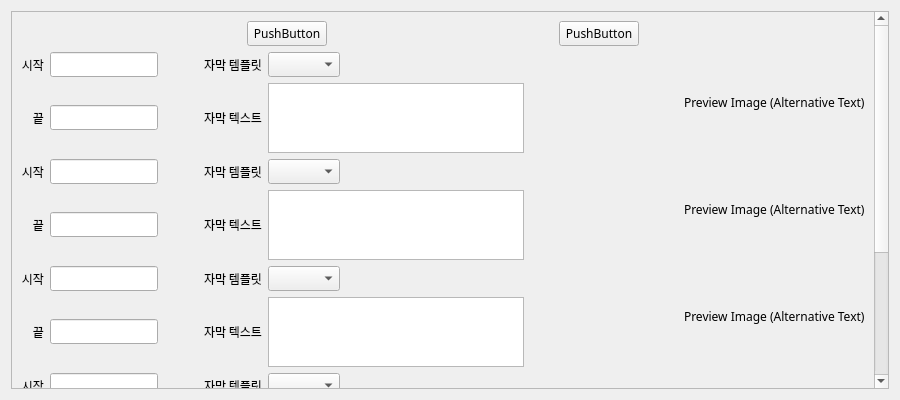
<?xml version="1.0" encoding="UTF-8"?>
<ui version="4.0">
 <class>Form</class>
 <widget class="QWidget" name="Form">
  <property name="geometry">
   <rect>
    <x>0</x>
    <y>0</y>
    <width>900</width>
    <height>400</height>
   </rect>
  </property>
  <property name="font">
   <font>
    <family>Apple SD Gothic Neo</family>
   </font>
  </property>
  <property name="windowTitle">
   <string>Form</string>
  </property>
  <layout class="QVBoxLayout" name="verticalLayout_3">
   <item>
    <widget class="QScrollArea" name="scrollArea">
     <property name="widgetResizable">
      <bool>true</bool>
     </property>
     <widget class="QWidget" name="scrollAreaWidgetContents">
      <property name="geometry">
       <rect>
        <x>0</x>
        <y>0</y>
        <width>874</width>
        <height>711</height>
       </rect>
      </property>
      <layout class="QVBoxLayout" name="verticalLayout">
       <item>
        <layout class="QHBoxLayout" name="horizontalLayout_10">
         <item>
          <spacer name="horizontalSpacer_8">
           <property name="orientation">
            <enum>Qt::Horizontal</enum>
           </property>
           <property name="sizeHint" stdset="0">
            <size>
             <width>40</width>
             <height>20</height>
            </size>
           </property>
          </spacer>
         </item>
         <item>
          <widget class="QPushButton" name="pushButton">
           <property name="text">
            <string>PushButton</string>
           </property>
          </widget>
         </item>
         <item>
          <spacer name="horizontalSpacer_9">
           <property name="orientation">
            <enum>Qt::Horizontal</enum>
           </property>
           <property name="sizeHint" stdset="0">
            <size>
             <width>40</width>
             <height>20</height>
            </size>
           </property>
          </spacer>
         </item>
         <item>
          <widget class="QPushButton" name="pushButton_2">
           <property name="text">
            <string>PushButton</string>
           </property>
          </widget>
         </item>
         <item>
          <spacer name="horizontalSpacer_10">
           <property name="orientation">
            <enum>Qt::Horizontal</enum>
           </property>
           <property name="sizeHint" stdset="0">
            <size>
             <width>40</width>
             <height>20</height>
            </size>
           </property>
          </spacer>
         </item>
        </layout>
       </item>
       <item>
        <layout class="QHBoxLayout" name="horizontalLayout_34">
         <item>
          <layout class="QGridLayout" name="gridLayout_8">
           <item row="2" column="1">
            <layout class="QHBoxLayout" name="horizontalLayout_35">
             <item>
              <widget class="QLabel" name="label_34">
               <property name="font">
                <font>
                 <family>Apple SD Gothic Neo</family>
                </font>
               </property>
               <property name="text">
                <string>끝</string>
               </property>
               <property name="alignment">
                <set>Qt::AlignRight|Qt::AlignTrailing|Qt::AlignVCenter</set>
               </property>
              </widget>
             </item>
            </layout>
           </item>
           <item row="2" column="5">
            <layout class="QHBoxLayout" name="horizontalLayout_36">
             <item>
              <widget class="QPlainTextEdit" name="titleText_8"/>
             </item>
            </layout>
           </item>
           <item row="1" column="1">
            <layout class="QHBoxLayout" name="horizontalLayout_37">
             <item>
              <widget class="QLabel" name="label_35">
               <property name="font">
                <font>
                 <family>Apple SD Gothic Neo</family>
                </font>
               </property>
               <property name="text">
                <string>시작</string>
               </property>
               <property name="alignment">
                <set>Qt::AlignRight|Qt::AlignTrailing|Qt::AlignVCenter</set>
               </property>
              </widget>
             </item>
            </layout>
           </item>
           <item row="1" column="5">
            <layout class="QHBoxLayout" name="horizontalLayout_38">
             <item>
              <widget class="QComboBox" name="templateSelector_8"/>
             </item>
             <item>
              <spacer name="horizontalSpacer_27">
               <property name="orientation">
                <enum>Qt::Horizontal</enum>
               </property>
               <property name="sizeHint" stdset="0">
                <size>
                 <width>40</width>
                 <height>20</height>
                </size>
               </property>
              </spacer>
             </item>
            </layout>
           </item>
           <item row="1" column="4">
            <widget class="QLabel" name="label_36">
             <property name="font">
              <font>
               <family>Apple SD Gothic Neo</family>
              </font>
             </property>
             <property name="text">
              <string>자막 템플릿</string>
             </property>
             <property name="alignment">
              <set>Qt::AlignCenter</set>
             </property>
            </widget>
           </item>
           <item row="2" column="4">
            <widget class="QLabel" name="label_37">
             <property name="font">
              <font>
               <family>Apple SD Gothic Neo</family>
              </font>
             </property>
             <property name="text">
              <string>자막 텍스트</string>
             </property>
             <property name="alignment">
              <set>Qt::AlignCenter</set>
             </property>
            </widget>
           </item>
           <item row="1" column="2">
            <widget class="QLineEdit" name="startTimeText_8"/>
           </item>
           <item row="2" column="2">
            <widget class="QLineEdit" name="endTimeText_8"/>
           </item>
           <item row="1" column="3">
            <spacer name="horizontalSpacer_28">
             <property name="orientation">
              <enum>Qt::Horizontal</enum>
             </property>
             <property name="sizeHint" stdset="0">
              <size>
               <width>40</width>
               <height>20</height>
              </size>
             </property>
            </spacer>
           </item>
           <item row="2" column="3">
            <spacer name="horizontalSpacer_29">
             <property name="orientation">
              <enum>Qt::Horizontal</enum>
             </property>
             <property name="sizeHint" stdset="0">
              <size>
               <width>40</width>
               <height>20</height>
              </size>
             </property>
            </spacer>
           </item>
          </layout>
         </item>
         <item>
          <spacer name="horizontalSpacer_30">
           <property name="orientation">
            <enum>Qt::Horizontal</enum>
           </property>
           <property name="sizeHint" stdset="0">
            <size>
             <width>40</width>
             <height>20</height>
            </size>
           </property>
          </spacer>
         </item>
         <item>
          <widget class="QLabel" name="label_38">
           <property name="text">
            <string>Preview Image (Alternative Text)</string>
           </property>
          </widget>
         </item>
        </layout>
       </item>
       <item>
        <layout class="QHBoxLayout" name="horizontalLayout">
         <item>
          <layout class="QGridLayout" name="gridLayout">
           <item row="2" column="1">
            <layout class="QHBoxLayout" name="horizontalLayout_2">
             <item>
              <widget class="QLabel" name="label_3">
               <property name="font">
                <font>
                 <family>Apple SD Gothic Neo</family>
                </font>
               </property>
               <property name="text">
                <string>끝</string>
               </property>
               <property name="alignment">
                <set>Qt::AlignRight|Qt::AlignTrailing|Qt::AlignVCenter</set>
               </property>
              </widget>
             </item>
            </layout>
           </item>
           <item row="2" column="5">
            <layout class="QHBoxLayout" name="horizontalLayout_4">
             <item>
              <widget class="QPlainTextEdit" name="titleText"/>
             </item>
            </layout>
           </item>
           <item row="1" column="1">
            <layout class="QHBoxLayout" name="horizontalLayout_3">
             <item>
              <widget class="QLabel" name="label_2">
               <property name="font">
                <font>
                 <family>Apple SD Gothic Neo</family>
                </font>
               </property>
               <property name="text">
                <string>시작</string>
               </property>
               <property name="alignment">
                <set>Qt::AlignRight|Qt::AlignTrailing|Qt::AlignVCenter</set>
               </property>
              </widget>
             </item>
            </layout>
           </item>
           <item row="1" column="5">
            <layout class="QHBoxLayout" name="horizontalLayout_6">
             <item>
              <widget class="QComboBox" name="templateSelector"/>
             </item>
             <item>
              <spacer name="horizontalSpacer">
               <property name="orientation">
                <enum>Qt::Horizontal</enum>
               </property>
               <property name="sizeHint" stdset="0">
                <size>
                 <width>40</width>
                 <height>20</height>
                </size>
               </property>
              </spacer>
             </item>
            </layout>
           </item>
           <item row="1" column="4">
            <widget class="QLabel" name="label_5">
             <property name="font">
              <font>
               <family>Apple SD Gothic Neo</family>
              </font>
             </property>
             <property name="text">
              <string>자막 템플릿</string>
             </property>
             <property name="alignment">
              <set>Qt::AlignCenter</set>
             </property>
            </widget>
           </item>
           <item row="2" column="4">
            <widget class="QLabel" name="label_4">
             <property name="font">
              <font>
               <family>Apple SD Gothic Neo</family>
              </font>
             </property>
             <property name="text">
              <string>자막 텍스트</string>
             </property>
             <property name="alignment">
              <set>Qt::AlignCenter</set>
             </property>
            </widget>
           </item>
           <item row="1" column="2">
            <widget class="QLineEdit" name="startTimeText"/>
           </item>
           <item row="2" column="2">
            <widget class="QLineEdit" name="endTimeText"/>
           </item>
           <item row="1" column="3">
            <spacer name="horizontalSpacer_2">
             <property name="orientation">
              <enum>Qt::Horizontal</enum>
             </property>
             <property name="sizeHint" stdset="0">
              <size>
               <width>40</width>
               <height>20</height>
              </size>
             </property>
            </spacer>
           </item>
           <item row="2" column="3">
            <spacer name="horizontalSpacer_3">
             <property name="orientation">
              <enum>Qt::Horizontal</enum>
             </property>
             <property name="sizeHint" stdset="0">
              <size>
               <width>40</width>
               <height>20</height>
              </size>
             </property>
            </spacer>
           </item>
          </layout>
         </item>
         <item>
          <spacer name="horizontalSpacer_4">
           <property name="orientation">
            <enum>Qt::Horizontal</enum>
           </property>
           <property name="sizeHint" stdset="0">
            <size>
             <width>40</width>
             <height>20</height>
            </size>
           </property>
          </spacer>
         </item>
         <item>
          <widget class="QLabel" name="label">
           <property name="text">
            <string>Preview Image (Alternative Text)</string>
           </property>
          </widget>
         </item>
        </layout>
       </item>
       <item>
        <layout class="QHBoxLayout" name="horizontalLayout_14">
         <item>
          <layout class="QGridLayout" name="gridLayout_4">
           <item row="2" column="1">
            <layout class="QHBoxLayout" name="horizontalLayout_15">
             <item>
              <widget class="QLabel" name="label_14">
               <property name="font">
                <font>
                 <family>Apple SD Gothic Neo</family>
                </font>
               </property>
               <property name="text">
                <string>끝</string>
               </property>
               <property name="alignment">
                <set>Qt::AlignRight|Qt::AlignTrailing|Qt::AlignVCenter</set>
               </property>
              </widget>
             </item>
            </layout>
           </item>
           <item row="2" column="5">
            <layout class="QHBoxLayout" name="horizontalLayout_16">
             <item>
              <widget class="QPlainTextEdit" name="titleText_4"/>
             </item>
            </layout>
           </item>
           <item row="1" column="1">
            <layout class="QHBoxLayout" name="horizontalLayout_17">
             <item>
              <widget class="QLabel" name="label_15">
               <property name="font">
                <font>
                 <family>Apple SD Gothic Neo</family>
                </font>
               </property>
               <property name="text">
                <string>시작</string>
               </property>
               <property name="alignment">
                <set>Qt::AlignRight|Qt::AlignTrailing|Qt::AlignVCenter</set>
               </property>
              </widget>
             </item>
            </layout>
           </item>
           <item row="1" column="5">
            <layout class="QHBoxLayout" name="horizontalLayout_18">
             <item>
              <widget class="QComboBox" name="templateSelector_4"/>
             </item>
             <item>
              <spacer name="horizontalSpacer_11">
               <property name="orientation">
                <enum>Qt::Horizontal</enum>
               </property>
               <property name="sizeHint" stdset="0">
                <size>
                 <width>40</width>
                 <height>20</height>
                </size>
               </property>
              </spacer>
             </item>
            </layout>
           </item>
           <item row="1" column="4">
            <widget class="QLabel" name="label_16">
             <property name="font">
              <font>
               <family>Apple SD Gothic Neo</family>
              </font>
             </property>
             <property name="text">
              <string>자막 템플릿</string>
             </property>
             <property name="alignment">
              <set>Qt::AlignCenter</set>
             </property>
            </widget>
           </item>
           <item row="2" column="4">
            <widget class="QLabel" name="label_17">
             <property name="font">
              <font>
               <family>Apple SD Gothic Neo</family>
              </font>
             </property>
             <property name="text">
              <string>자막 텍스트</string>
             </property>
             <property name="alignment">
              <set>Qt::AlignCenter</set>
             </property>
            </widget>
           </item>
           <item row="1" column="2">
            <widget class="QLineEdit" name="startTimeText_4"/>
           </item>
           <item row="2" column="2">
            <widget class="QLineEdit" name="endTimeText_4"/>
           </item>
           <item row="1" column="3">
            <spacer name="horizontalSpacer_12">
             <property name="orientation">
              <enum>Qt::Horizontal</enum>
             </property>
             <property name="sizeHint" stdset="0">
              <size>
               <width>40</width>
               <height>20</height>
              </size>
             </property>
            </spacer>
           </item>
           <item row="2" column="3">
            <spacer name="horizontalSpacer_13">
             <property name="orientation">
              <enum>Qt::Horizontal</enum>
             </property>
             <property name="sizeHint" stdset="0">
              <size>
               <width>40</width>
               <height>20</height>
              </size>
             </property>
            </spacer>
           </item>
          </layout>
         </item>
         <item>
          <spacer name="horizontalSpacer_14">
           <property name="orientation">
            <enum>Qt::Horizontal</enum>
           </property>
           <property name="sizeHint" stdset="0">
            <size>
             <width>40</width>
             <height>20</height>
            </size>
           </property>
          </spacer>
         </item>
         <item>
          <widget class="QLabel" name="label_18">
           <property name="text">
            <string>Preview Image (Alternative Text)</string>
           </property>
          </widget>
         </item>
        </layout>
       </item>
       <item>
        <layout class="QHBoxLayout" name="horizontalLayout_19">
         <item>
          <layout class="QGridLayout" name="gridLayout_5">
           <item row="2" column="1">
            <layout class="QHBoxLayout" name="horizontalLayout_20">
             <item>
              <widget class="QLabel" name="label_19">
               <property name="font">
                <font>
                 <family>Apple SD Gothic Neo</family>
                </font>
               </property>
               <property name="text">
                <string>끝</string>
               </property>
               <property name="alignment">
                <set>Qt::AlignRight|Qt::AlignTrailing|Qt::AlignVCenter</set>
               </property>
              </widget>
             </item>
            </layout>
           </item>
           <item row="2" column="5">
            <layout class="QHBoxLayout" name="horizontalLayout_21">
             <item>
              <widget class="QPlainTextEdit" name="titleText_5"/>
             </item>
            </layout>
           </item>
           <item row="1" column="1">
            <layout class="QHBoxLayout" name="horizontalLayout_22">
             <item>
              <widget class="QLabel" name="label_20">
               <property name="font">
                <font>
                 <family>Apple SD Gothic Neo</family>
                </font>
               </property>
               <property name="text">
                <string>시작</string>
               </property>
               <property name="alignment">
                <set>Qt::AlignRight|Qt::AlignTrailing|Qt::AlignVCenter</set>
               </property>
              </widget>
             </item>
            </layout>
           </item>
           <item row="1" column="5">
            <layout class="QHBoxLayout" name="horizontalLayout_23">
             <item>
              <widget class="QComboBox" name="templateSelector_5"/>
             </item>
             <item>
              <spacer name="horizontalSpacer_15">
               <property name="orientation">
                <enum>Qt::Horizontal</enum>
               </property>
               <property name="sizeHint" stdset="0">
                <size>
                 <width>40</width>
                 <height>20</height>
                </size>
               </property>
              </spacer>
             </item>
            </layout>
           </item>
           <item row="1" column="4">
            <widget class="QLabel" name="label_21">
             <property name="font">
              <font>
               <family>Apple SD Gothic Neo</family>
              </font>
             </property>
             <property name="text">
              <string>자막 템플릿</string>
             </property>
             <property name="alignment">
              <set>Qt::AlignCenter</set>
             </property>
            </widget>
           </item>
           <item row="2" column="4">
            <widget class="QLabel" name="label_22">
             <property name="font">
              <font>
               <family>Apple SD Gothic Neo</family>
              </font>
             </property>
             <property name="text">
              <string>자막 텍스트</string>
             </property>
             <property name="alignment">
              <set>Qt::AlignCenter</set>
             </property>
            </widget>
           </item>
           <item row="1" column="2">
            <widget class="QLineEdit" name="startTimeText_5"/>
           </item>
           <item row="2" column="2">
            <widget class="QLineEdit" name="endTimeText_5"/>
           </item>
           <item row="1" column="3">
            <spacer name="horizontalSpacer_16">
             <property name="orientation">
              <enum>Qt::Horizontal</enum>
             </property>
             <property name="sizeHint" stdset="0">
              <size>
               <width>40</width>
               <height>20</height>
              </size>
             </property>
            </spacer>
           </item>
           <item row="2" column="3">
            <spacer name="horizontalSpacer_17">
             <property name="orientation">
              <enum>Qt::Horizontal</enum>
             </property>
             <property name="sizeHint" stdset="0">
              <size>
               <width>40</width>
               <height>20</height>
              </size>
             </property>
            </spacer>
           </item>
          </layout>
         </item>
         <item>
          <spacer name="horizontalSpacer_18">
           <property name="orientation">
            <enum>Qt::Horizontal</enum>
           </property>
           <property name="sizeHint" stdset="0">
            <size>
             <width>40</width>
             <height>20</height>
            </size>
           </property>
          </spacer>
         </item>
         <item>
          <widget class="QLabel" name="label_23">
           <property name="text">
            <string>Preview Image (Alternative Text)</string>
           </property>
          </widget>
         </item>
        </layout>
       </item>
       <item>
        <layout class="QHBoxLayout" name="horizontalLayout_24">
         <item>
          <layout class="QGridLayout" name="gridLayout_6">
           <item row="2" column="1">
            <layout class="QHBoxLayout" name="horizontalLayout_25">
             <item>
              <widget class="QLabel" name="label_24">
               <property name="font">
                <font>
                 <family>Apple SD Gothic Neo</family>
                </font>
               </property>
               <property name="text">
                <string>끝</string>
               </property>
               <property name="alignment">
                <set>Qt::AlignRight|Qt::AlignTrailing|Qt::AlignVCenter</set>
               </property>
              </widget>
             </item>
            </layout>
           </item>
           <item row="2" column="5">
            <layout class="QHBoxLayout" name="horizontalLayout_26">
             <item>
              <widget class="QPlainTextEdit" name="titleText_6"/>
             </item>
            </layout>
           </item>
           <item row="1" column="1">
            <layout class="QHBoxLayout" name="horizontalLayout_27">
             <item>
              <widget class="QLabel" name="label_25">
               <property name="font">
                <font>
                 <family>Apple SD Gothic Neo</family>
                </font>
               </property>
               <property name="text">
                <string>시작</string>
               </property>
               <property name="alignment">
                <set>Qt::AlignRight|Qt::AlignTrailing|Qt::AlignVCenter</set>
               </property>
              </widget>
             </item>
            </layout>
           </item>
           <item row="1" column="5">
            <layout class="QHBoxLayout" name="horizontalLayout_28">
             <item>
              <widget class="QComboBox" name="templateSelector_6"/>
             </item>
             <item>
              <spacer name="horizontalSpacer_19">
               <property name="orientation">
                <enum>Qt::Horizontal</enum>
               </property>
               <property name="sizeHint" stdset="0">
                <size>
                 <width>40</width>
                 <height>20</height>
                </size>
               </property>
              </spacer>
             </item>
            </layout>
           </item>
           <item row="1" column="4">
            <widget class="QLabel" name="label_26">
             <property name="font">
              <font>
               <family>Apple SD Gothic Neo</family>
              </font>
             </property>
             <property name="text">
              <string>자막 템플릿</string>
             </property>
             <property name="alignment">
              <set>Qt::AlignCenter</set>
             </property>
            </widget>
           </item>
           <item row="2" column="4">
            <widget class="QLabel" name="label_27">
             <property name="font">
              <font>
               <family>Apple SD Gothic Neo</family>
              </font>
             </property>
             <property name="text">
              <string>자막 텍스트</string>
             </property>
             <property name="alignment">
              <set>Qt::AlignCenter</set>
             </property>
            </widget>
           </item>
           <item row="1" column="2">
            <widget class="QLineEdit" name="startTimeText_6"/>
           </item>
           <item row="2" column="2">
            <widget class="QLineEdit" name="endTimeText_6"/>
           </item>
           <item row="1" column="3">
            <spacer name="horizontalSpacer_20">
             <property name="orientation">
              <enum>Qt::Horizontal</enum>
             </property>
             <property name="sizeHint" stdset="0">
              <size>
               <width>40</width>
               <height>20</height>
              </size>
             </property>
            </spacer>
           </item>
           <item row="2" column="3">
            <spacer name="horizontalSpacer_21">
             <property name="orientation">
              <enum>Qt::Horizontal</enum>
             </property>
             <property name="sizeHint" stdset="0">
              <size>
               <width>40</width>
               <height>20</height>
              </size>
             </property>
            </spacer>
           </item>
          </layout>
         </item>
         <item>
          <spacer name="horizontalSpacer_22">
           <property name="orientation">
            <enum>Qt::Horizontal</enum>
           </property>
           <property name="sizeHint" stdset="0">
            <size>
             <width>40</width>
             <height>20</height>
            </size>
           </property>
          </spacer>
         </item>
         <item>
          <widget class="QLabel" name="label_28">
           <property name="text">
            <string>Preview Image (Alternative Text)</string>
           </property>
          </widget>
         </item>
        </layout>
       </item>
      </layout>
     </widget>
    </widget>
   </item>
  </layout>
 </widget>
 <resources/>
 <connections/>
</ui>
